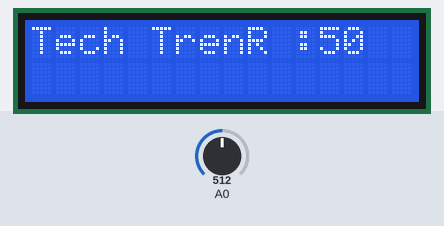
Bench run of a sketch on a simulated ESP8266 (NodeMCU). On the bench: 16×2 character LCD. The test bench sets the inputs (shaded band); at power-on: A0 = 512. WiFi joins after 1.5 s; servers stay silent unless stated; what the sketch prints to the serial monitor is not drawn.

Above: at 3.0 s.
3.1 s: A0 set to 7
At 4.3 s:
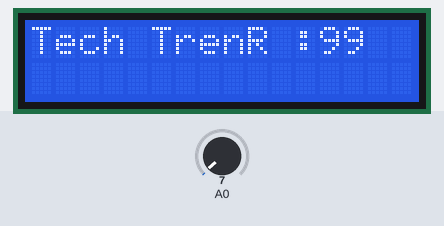
4.6 s: A0 set to 4
At 5.5 s:
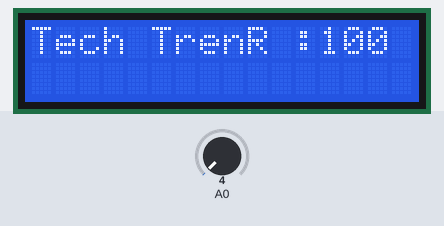
6.1 s: A0 set to 1023
At 6.8 s:
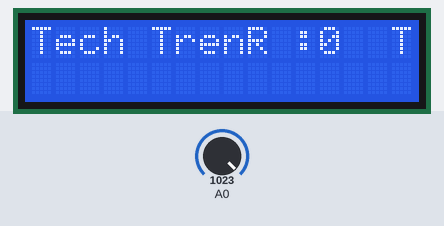
7.6 s: A0 set to 937
9.1 s: A0 set to 918
At 10.3 s:
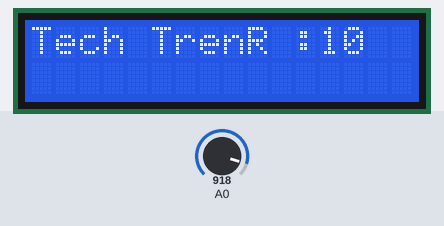
10.6 s: A0 set to 900
At 11.3 s:
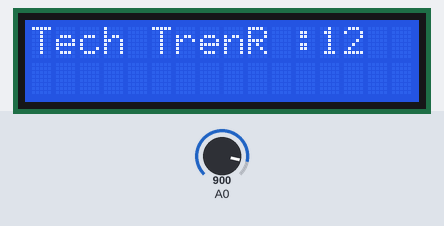
Timing chart, 0 to 13.1 s (numbered marks = the images above; inputs shaded):
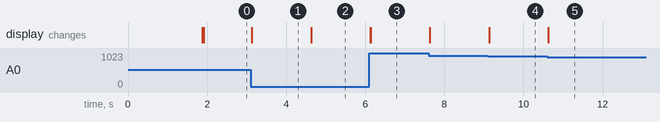

Measured:
- the behaviour switches between 6 and 5 on A0 (found by bisection; images 1 and 2)
- the behaviour switches between 926 and 925 on A0 (found by bisection; images 3 and 4)
- after the input at 3.1 s, the display: changes at once (image 1)
- after the input at 4.6 s, the display: changes at once (image 2)
- after the input at 6.1 s, the display: first changes at once (image 3 shows a later state)
- after the input at 9.1 s, the display: changes at once (image 4)
- after the input at 10.6 s, the display: changes at once (image 5)

The sketch:

rain-monitoring-system.ino
```cpp
#include <LiquidCrystal_I2C.h>
#define BLYNK_PRINT Serial
#include <ESP8266WiFi.h>
#include <BlynkSimpleEsp8266.h>
//#include <DHT.h>

LiquidCrystal_I2C lcd(0x3F, 16, 2);
// IF IN LCD IS NOT PRINTED ANY THING THEN CHANGE THIS VALUE 0x3F TO 0x27
//DHT dht(D3, DHT11); //(sensor pin,sensor type)
BlynkTimer timer;

char auth[] = "Auth Code"; //Enter the Auth code which was send by Blink
char ssid[] = "Wifi Username";  //Enter your WIFI Name
char pass[] = "Wifi Password";  //Enter your WIFI Password

void weather() {
  //float h = dht.readHumidity();
 // float t = dht.readTemperature();
  int r = analogRead(A0);
 // bool l = digitalRead(D4);
lcd.print("Tech Trends");
  r = map(r, 0, 1023, 100, 0);
 /* if (isnan(h) || isnan(t)) {
    Serial.println("Failed to read from DHT sensor!");
    return;
  }*/

 /*Blynk.virtualWrite(V0, t);  //V0 is for Temperature
  Blynk.virtualWrite(V1, h);  //V1 is for Humidity*/
  Blynk.virtualWrite(V2, r);  //V2 is for Rainfall

  /*if (l == 0) {
    WidgetLED led1(V3);
    led1.on();
    lcd.setCursor(9, 1);
    lcd.print("L :");
    lcd.print("High");
    lcd.print(" ");
  } else if (l == 1) {
    WidgetLED led1(V3);
    led1.off();
    lcd.setCursor(9, 1);
    lcd.print("L :");
    lcd.print("Low");
    lcd.print(" ");
  }*/

 /* lcd.setCursor(0, 0);
  lcd.print("T :");
  lcd.print(t);

  lcd.setCursor(0, 1);
  lcd.print("H :");
  lcd.print(h);*/
   Serial.println(r);
  lcd.setCursor(9, 0);
  lcd.print("R :");
  lcd.print(r);
  lcd.print("  ");

}

void setup() {
  Serial.begin(9600); // See the connection status in Serial Monitor
  lcd.init();
  lcd.backlight();
  Blynk.begin(auth, ssid, pass);
  lcd.print("Tech Trends");
  //dht.begin();
  // Setup a function to be called every second
  timer.setInterval(10L, weather);
}

void loop() {
  Blynk.run(); // Initiates Blynk
  timer.run(); // Initiates SimpleTimer
}
```
